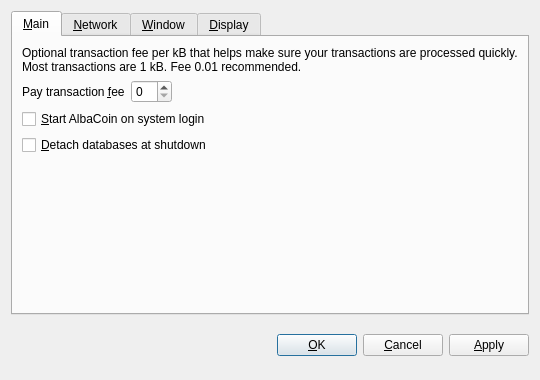
<?xml version="1.0" encoding="UTF-8"?>
<ui version="4.0">
 <class>OptionsDialog</class>
 <widget class="QDialog" name="OptionsDialog">
  <property name="geometry">
   <rect>
    <x>0</x>
    <y>0</y>
    <width>540</width>
    <height>380</height>
   </rect>
  </property>
  <property name="windowTitle">
   <string>Options</string>
  </property>
  <property name="modal">
   <bool>true</bool>
  </property>
  <layout class="QVBoxLayout" name="verticalLayout">
   <item>
    <widget class="QTabWidget" name="tabWidget">
     <property name="tabPosition">
      <enum>QTabWidget::North</enum>
     </property>
     <property name="currentIndex">
      <number>0</number>
     </property>
     <widget class="QWidget" name="tabMain">
      <attribute name="title">
       <string>&amp;Main</string>
      </attribute>
      <layout class="QVBoxLayout" name="verticalLayout_Main">
       <item>
        <widget class="QLabel" name="transactionFeeInfoLabel">
         <property name="text">
          <string>Optional transaction fee per kB that helps make sure your transactions are processed quickly. Most transactions are 1 kB. Fee 0.01 recommended.</string>
         </property>
         <property name="textFormat">
          <enum>Qt::PlainText</enum>
         </property>
         <property name="wordWrap">
          <bool>true</bool>
         </property>
        </widget>
       </item>
       <item>
        <layout class="QHBoxLayout" name="horizontalLayout_Main">
         <item>
          <widget class="QLabel" name="transactionFeeLabel">
           <property name="text">
            <string>Pay transaction &amp;fee</string>
           </property>
           <property name="textFormat">
            <enum>Qt::PlainText</enum>
           </property>
           <property name="buddy">
            <cstring>transactionFee</cstring>
           </property>
          </widget>
         </item>
         <item>
          <widget class="BitcoinAmountField" name="transactionFee"/>
         </item>
         <item>
          <spacer name="horizontalSpacer_Main">
           <property name="orientation">
            <enum>Qt::Horizontal</enum>
           </property>
           <property name="sizeHint" stdset="0">
            <size>
             <width>40</width>
             <height>20</height>
            </size>
           </property>
          </spacer>
         </item>
        </layout>
       </item>
       <item>
        <widget class="QCheckBox" name="bitcoinAtStartup">
         <property name="toolTip">
          <string>Automatically start AlbaCoin after logging in to the system.</string>
         </property>
         <property name="text">
          <string>&amp;Start AlbaCoin on system login</string>
         </property>
        </widget>
       </item>
       <item>
        <widget class="QCheckBox" name="detachDatabases">
         <property name="toolTip">
          <string>Detach block and address databases at shutdown. This means they can be moved to another data directory, but it slows down shutdown. The wallet is always detached.</string>
         </property>
         <property name="text">
          <string>&amp;Detach databases at shutdown</string>
         </property>
        </widget>
       </item>
       <item>
        <spacer name="verticalSpacer_Main">
         <property name="orientation">
          <enum>Qt::Vertical</enum>
         </property>
         <property name="sizeHint" stdset="0">
          <size>
           <width>20</width>
           <height>40</height>
          </size>
         </property>
        </spacer>
       </item>
      </layout>
     </widget>
     <widget class="QWidget" name="tabNetwork">
      <attribute name="title">
       <string>&amp;Network</string>
      </attribute>
      <layout class="QVBoxLayout" name="verticalLayout_Network">
       <item>
        <widget class="QCheckBox" name="mapPortUpnp">
         <property name="toolTip">
          <string>Automatically open the AlbaCoin client port on the router. This only works when your router supports UPnP and it is enabled.</string>
         </property>
         <property name="text">
          <string>Map port using &amp;UPnP</string>
         </property>
        </widget>
       </item>
       <item>
        <widget class="QCheckBox" name="connectSocks">
         <property name="toolTip">
          <string>Connect to the AlbaCoin network through a SOCKS proxy (e.g. when connecting through Tor).</string>
         </property>
         <property name="text">
          <string>&amp;Connect through SOCKS proxy:</string>
         </property>
        </widget>
       </item>
       <item>
        <layout class="QHBoxLayout" name="horizontalLayout_Network">
         <item>
          <widget class="QLabel" name="proxyIpLabel">
           <property name="text">
            <string>Proxy &amp;IP:</string>
           </property>
           <property name="textFormat">
            <enum>Qt::PlainText</enum>
           </property>
           <property name="buddy">
            <cstring>proxyIp</cstring>
           </property>
          </widget>
         </item>
         <item>
          <widget class="QValidatedLineEdit" name="proxyIp">
           <property name="maximumSize">
            <size>
             <width>140</width>
             <height>16777215</height>
            </size>
           </property>
           <property name="toolTip">
            <string>IP address of the proxy (e.g. 127.0.0.1)</string>
           </property>
          </widget>
         </item>
         <item>
          <widget class="QLabel" name="proxyPortLabel">
           <property name="text">
            <string>&amp;Port:</string>
           </property>
           <property name="textFormat">
            <enum>Qt::PlainText</enum>
           </property>
           <property name="buddy">
            <cstring>proxyPort</cstring>
           </property>
          </widget>
         </item>
         <item>
          <widget class="QLineEdit" name="proxyPort">
           <property name="maximumSize">
            <size>
             <width>55</width>
             <height>16777215</height>
            </size>
           </property>
           <property name="toolTip">
            <string>Port of the proxy (e.g. 9050)</string>
           </property>
          </widget>
         </item>
         <item>
          <widget class="QLabel" name="socksVersionLabel">
           <property name="text">
            <string>SOCKS &amp;Version:</string>
           </property>
           <property name="textFormat">
            <enum>Qt::PlainText</enum>
           </property>
           <property name="buddy">
            <cstring>socksVersion</cstring>
           </property>
          </widget>
         </item>
         <item>
          <widget class="QValueComboBox" name="socksVersion">
           <property name="toolTip">
            <string>SOCKS version of the proxy (e.g. 5)</string>
           </property>
          </widget>
         </item>
         <item>
          <spacer name="horizontalSpacer_Network">
           <property name="orientation">
            <enum>Qt::Horizontal</enum>
           </property>
           <property name="sizeHint" stdset="0">
            <size>
             <width>40</width>
             <height>20</height>
            </size>
           </property>
          </spacer>
         </item>
        </layout>
       </item>
       <item>
        <spacer name="verticalSpacer_Network">
         <property name="orientation">
          <enum>Qt::Vertical</enum>
         </property>
         <property name="sizeHint" stdset="0">
          <size>
           <width>20</width>
           <height>40</height>
          </size>
         </property>
        </spacer>
       </item>
      </layout>
     </widget>
     <widget class="QWidget" name="tabWindow">
      <attribute name="title">
       <string>&amp;Window</string>
      </attribute>
      <layout class="QVBoxLayout" name="verticalLayout_Window">
       <item>
        <widget class="QCheckBox" name="minimizeToTray">
         <property name="toolTip">
          <string>Show only a tray icon after minimizing the window.</string>
         </property>
         <property name="text">
          <string>&amp;Minimize to the tray instead of the taskbar</string>
         </property>
        </widget>
       </item>
       <item>
        <widget class="QCheckBox" name="minimizeOnClose">
         <property name="toolTip">
          <string>Minimize instead of exit the application when the window is closed. When this option is enabled, the application will be closed only after selecting Quit in the menu.</string>
         </property>
         <property name="text">
          <string>M&amp;inimize on close</string>
         </property>
        </widget>
       </item>
       <item>
        <spacer name="verticalSpacer_Window">
         <property name="orientation">
          <enum>Qt::Vertical</enum>
         </property>
         <property name="sizeHint" stdset="0">
          <size>
           <width>20</width>
           <height>40</height>
          </size>
         </property>
        </spacer>
       </item>
      </layout>
     </widget>
     <widget class="QWidget" name="tabDisplay">
      <attribute name="title">
       <string>&amp;Display</string>
      </attribute>
      <layout class="QVBoxLayout" name="verticalLayout_Display">
       <item>
        <layout class="QHBoxLayout" name="horizontalLayout_1_Display">
         <item>
          <widget class="QLabel" name="langLabel">
           <property name="text">
            <string>User Interface &amp;language:</string>
           </property>
           <property name="textFormat">
            <enum>Qt::PlainText</enum>
           </property>
           <property name="buddy">
            <cstring>lang</cstring>
           </property>
          </widget>
         </item>
         <item>
          <widget class="QValueComboBox" name="lang">
           <property name="toolTip">
            <string>The user interface language can be set here. This setting will take effect after restarting AlbaCoin.</string>
           </property>
          </widget>
         </item>
        </layout>
       </item>
       <item>
        <layout class="QHBoxLayout" name="horizontalLayout_2_Display">
         <item>
          <widget class="QLabel" name="unitLabel">
           <property name="text">
            <string>&amp;Unit to show amounts in:</string>
           </property>
           <property name="textFormat">
            <enum>Qt::PlainText</enum>
           </property>
           <property name="buddy">
            <cstring>unit</cstring>
           </property>
          </widget>
         </item>
         <item>
          <widget class="QValueComboBox" name="unit">
           <property name="toolTip">
            <string>Choose the default subdivision unit to show in the interface and when sending coins.</string>
           </property>
          </widget>
         </item>
        </layout>
       </item>
       <item>
        <widget class="QCheckBox" name="displayAddresses">
         <property name="toolTip">
          <string>Whether to show AlbaCoin addresses in the transaction list or not.</string>
         </property>
         <property name="text">
          <string>&amp;Display addresses in transaction list</string>
         </property>
        </widget>
       </item>
       <item>
        <widget class="QCheckBox" name="coinControlFeatures">
         <property name="toolTip">
          <string>Whether to show coin control features or not.</string>
         </property>
         <property name="text">
          <string>Display coin &amp;control features (experts only!)</string>
         </property>
        </widget>
       </item>
       <item>
        <spacer name="verticalSpacer_Display">
         <property name="orientation">
          <enum>Qt::Vertical</enum>
         </property>
         <property name="sizeHint" stdset="0">
          <size>
           <width>20</width>
           <height>40</height>
          </size>
         </property>
        </spacer>
       </item>
      </layout>
     </widget>
    </widget>
   </item>
   <item>
    <layout class="QHBoxLayout" name="horizontalLayout_Buttons">
     <item>
      <spacer name="horizontalSpacer_1">
       <property name="orientation">
        <enum>Qt::Horizontal</enum>
       </property>
       <property name="sizeHint" stdset="0">
        <size>
         <width>40</width>
         <height>48</height>
        </size>
       </property>
      </spacer>
     </item>
     <item>
      <widget class="QLabel" name="statusLabel">
       <property name="font">
        <font>
         <weight>75</weight>
         <bold>true</bold>
        </font>
       </property>
       <property name="text">
        <string/>
       </property>
       <property name="textFormat">
        <enum>Qt::PlainText</enum>
       </property>
       <property name="wordWrap">
        <bool>true</bool>
       </property>
      </widget>
     </item>
     <item>
      <spacer name="horizontalSpacer_2">
       <property name="orientation">
        <enum>Qt::Horizontal</enum>
       </property>
       <property name="sizeHint" stdset="0">
        <size>
         <width>40</width>
         <height>48</height>
        </size>
       </property>
      </spacer>
     </item>
     <item>
      <widget class="QPushButton" name="okButton">
       <property name="text">
        <string>&amp;OK</string>
       </property>
      </widget>
     </item>
     <item>
      <widget class="QPushButton" name="cancelButton">
       <property name="text">
        <string>&amp;Cancel</string>
       </property>
       <property name="autoDefault">
        <bool>false</bool>
       </property>
      </widget>
     </item>
     <item>
      <widget class="QPushButton" name="applyButton">
       <property name="text">
        <string>&amp;Apply</string>
       </property>
       <property name="autoDefault">
        <bool>false</bool>
       </property>
      </widget>
     </item>
    </layout>
   </item>
  </layout>
 </widget>
 <customwidgets>
  <customwidget>
   <class>BitcoinAmountField</class>
   <extends>QSpinBox</extends>
   <header>bitcoinamountfield.h</header>
  </customwidget>
  <customwidget>
   <class>QValueComboBox</class>
   <extends>QComboBox</extends>
   <header>qvaluecombobox.h</header>
  </customwidget>
  <customwidget>
   <class>QValidatedLineEdit</class>
   <extends>QLineEdit</extends>
   <header>qvalidatedlineedit.h</header>
  </customwidget>
 </customwidgets>
 <resources/>
 <connections/>
</ui>
